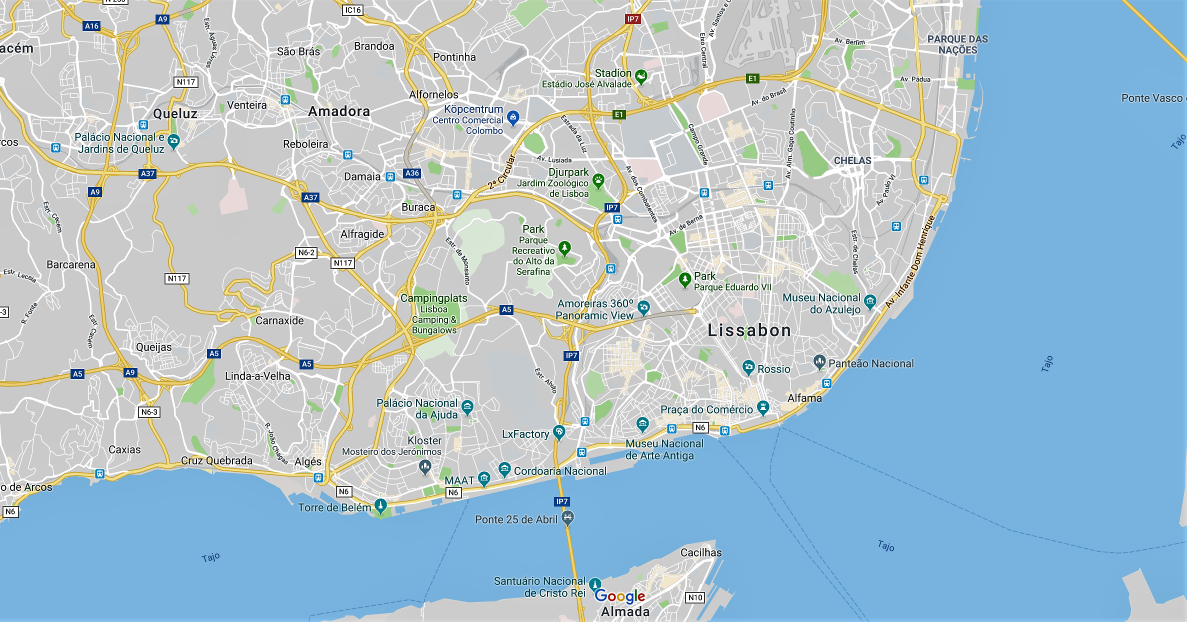
#> input picture group16/map.png, 2374 x 1243 px (shown at 1/2 size)
$ python MultiUber.py   (older library calls are emulated)
#> lines starting #> are read from the running program, lines starting #| are printed output that depends on the picture
### group16/ant.py
import numpy as np
class Ant:

	def __init__(self):

		self.tour = []
		self.cost = 3000


	def add_to_tour(self, node):

		self.tour.append(node)

	def add_cost(self, cost):

		self.cost = cost

	def tour_length(self):

		return len(self.tour)

### group16/MultiUber.py
import networkx as nx
import random as rd
from operator import itemgetter
from scipy.misc import imread
import matplotlib.pyplot as plt
import numpy as np
import math
from ant import Ant


# LISBOA PROPERTIES__________________________________________________________________________________________________

LISBOA_LOC = ["Camping", "Estádio José Alvalade", "Amadora", "Queluz","Caxias","Queijas", "LX Factory", "Alfama", "Santos", " Rossio", "Marques de Pompal", "Campo de Ourique", "Instituto", "Estrela", "Cais de sodre", "Jardim Zoológico","Prazeres", "Airport", "Amoreiras", "Martim Moniz", "Intendente", "Belem", "Alto da ajuda", "Alges", "Almada", "Xabregas", "Colombo"]
coordinates = [(863,618),(1279,156),(678,255),(334,218),(195,937),(311, 697), (1115, 862), (1647, 711), (1347, 862), (1501, 739), (1389, 614), (1187, 751), (1506, 481), (1301, 753), (1455,865), (1192,360), (1204, 854), (1528, 75), (1283, 615), (1545, 767), (1541, 633) ,(849, 993), (927, 807), (607, 951), (1237, 1220), (1861, 261), (1017, 241)]


# CREATE A MODEL______________________________________________________________________________________________

def create_Model():
    x = []
    y = []
    for node in coordinates:
        x.append(node[0])
        y.append(node[1])
    n = len(x)
    distance_matrix = np.zeros((n,n))

    for i in range(n):
        for j in range(i,n):
            distance_matrix[i][j] = math.sqrt(((x[i]-x[j])**2)+((y[i]-y[j])**2))
            distance_matrix[j][i] = distance_matrix[i][j]

    return(n, x, y, distance_matrix)


# ANT COLONY OPTIMIZATION_____________________________________________________________________________

def Roulette(P):
    r = rd.uniform(0,1)
    C = np.cumsum(P)
    j = np.where(r<=C)[0][0]

    return(j)


def tour_length(tour, D):
    n = len(tour)

    the_tour = tour.copy()
    the_tour.append(tour[0])

    L = 0
    for i in range(n):
        L = L + D[the_tour[i],the_tour[i+1]]

    return(L)


def multi_parameters(n, number_ants):

#> called with n = 10, number_ants = 4
    nc = int(round(n/number_ants))      # Number of customers for each car, accept from the last
    nc_last = int(n-(number_ants-1)*nc) # Number of customers for last car
    nodes_per_ant = []
    for i in range(number_ants-1):
        nodes_per_ant.append(nc)
    nodes_per_ant.append(nc_last)

    return(nodes_per_ant)


def info_and_tours(best_costs, start_nodes, number_ants, best_solutions):
    B = np.sum(best_costs, axis = 0)
    LISBOA = np.asarray(LISBOA_LOC)
    last_locations = []
    best_tours = []
    be = 0
    for i in range(number_ants):
        best_tours.append(best_solutions[i].tour)
        last_locations.append(best_solutions[i].tour[-1])
        be += best_solutions[i].cost
    print('Start positions: ', LISBOA[start_nodes])
    print('Last Coustomer: ', LISBOA[last_locations])
    print('Best solution found in iteration: ', np.argmin(B))
    print('Best cost value: ', B[np.argmin(B)])
    print('Sum of best solutions cost values, to compare with above: ',be)

    return(best_tours)


def find_other_tours(ant, number_ants, ant_k):
    others = []
    for a in range(number_ants):
        if a != ant_k:
            others.append(ant[a].tour)
    others = [s for sublist in others for s in sublist]
    return(others)


def ACO(number_loc, number_cars, D, max_it, start_nodes, resturants, customers):
    # Parameters
    number_of_orders = len(resturants)
    n = number_loc
    Q = 1
    tau_0 = 10*Q/(n*np.mean(D))     # Initial Phromone
    alpha = 1                       # Phromone Exponential Weight
    beta = 1                        # Heuristic Exponential Weight
    rho = 0.05                      # Evaporation rate

    # Multi cars parameteres
    number_ants = number_cars
    nodes_per_ant = multi_parameters(number_of_orders, number_ants)
    print("Nodes per ant", nodes_per_ant)

    # Initialization
    tau = np.ones((n,n))*tau_0      # Phromone Matrix
    eta = np.zeros((n,n))           # Heuristic Information Matrix
    for i in range(n):
        for j in range(n):
            if i != j:
                d_ij = D[i][j]
                eta[i][j] = 1/d_ij

    best_costs = np.zeros((number_ants, max_it))      # Array to hold best cost values

    # Best ant
    best_solutions = []
    for d in range(number_ants):
        a = Ant()
        a.cost = np.inf
        best_solutions.append(a)


    # Iterations
    for it in range(max_it):
        # Create Ant colony
        ant = []
        for a in range(number_ants):
            the_ant = Ant()
            the_ant.add_to_tour(start_nodes[a])

            ant.append(the_ant)

        # Move ants
        for k in range(number_ants):

            other_ant_tours = find_other_tours(ant, number_ants, k)

            while len(ant[k].tour) <= nodes_per_ant[k]*2:
                i = ant[k].tour[-1]
                P = (np.asarray(tau[i,:])**alpha)*(np.asarray(eta[i,:])**beta)
                # Not allowed to choose a node that have been visited before
                P[ant[k].tour] = 0
                # Not allowed to choose a next node that is not a resturant
                P[customers] = 0
                # Not allowed to choose a next node where other ants has been at
                P[other_ant_tours] = 0
                # Only allowed to choose a next node that is a resutrant that has an order
                for i in range(n):
                    if i not in resturants:
                        P[i] = 0

                P = P/np.sum(P)

                new_resturant = Roulette(P)

                i=0
                for resturant in resturants:
                    if resturant == new_resturant:
                        new_customer = customers[i]
                    i+=1


                ant[k].add_to_tour(new_resturant)
                ant[k].add_to_tour(new_customer)

            ant[k].cost = tour_length(ant[k].tour, D)

        cost_sum = 0
        best_cost_sum = 0
        for k in range(number_ants):
            cost_sum += ant[k].cost
            best_cost_sum += best_solutions[k].cost

        if cost_sum < best_cost_sum:
            for k in range(number_ants):
                best_solutions[k] = ant[k]

        # Update Phromones, this is where the cooperation is done
        for k in range(number_ants):
            tour = ant[k].tour.copy()    # Erase copy() to add start node as end node
            tour.append(tour[0])

            number_of_orders_for_this_ant = nodes_per_ant[k]

            for l in range(number_of_orders_for_this_ant):
                i = tour[l]
                j = tour[l+1]

                tau[i][j] = tau[i][j]+Q/ant[k].cost

        # Evaporation
        tau = (1-rho)*tau

        # Store Best Cost
        for k in range(number_ants):
            best_costs[k][it] = best_solutions[k].cost

        # Show iteration information
        total_best_cost = np.sum(best_costs, axis = 0)
        print('Iteration', it, ': Best Cost = ', total_best_cost[it])

    best_tours = info_and_tours(best_costs, start_nodes, number_ants, best_solutions)

    return(best_tours)


# CALCULATE MIDSTEPS BETWEEN RESTAURANT AND CUSTUMER___________________________________________________

def calc_steps(start, end, dist, step_size):
    start_node = coordinates[start]
    end_node = coordinates[end]
    nr_steps = int(round(dist/step_size))
    x_span = abs(end_node[0]-start_node[0])
    x_step = x_span/nr_steps
    y_span = abs(end_node[1]-start_node[1])
    y_step = y_span/nr_steps
    x_coordinates = []
    y_coordinates = []

    if end_node[0] >= start_node[0] and end_node[1] >= start_node[1]:
        lx = 0
        ly = 0
        for i in range(nr_steps):
            x = start_node[0] + lx
            x_coordinates.append(x)
            lx += x_step
            y = start_node[1] + ly
            y_coordinates.append(y)
            ly += y_step
        x_coordinates.append(end_node[0])
        y_coordinates.append(end_node[1])

    if end_node[0] < start_node[0] and end_node[1] >= start_node[1]:
        lx = 0
        ly = 0
        for i in range(nr_steps):
            x = start_node[0] - lx
            x_coordinates.append(x)
            lx += x_step
            y = start_node[1] + ly
            y_coordinates.append(y)
            ly += y_step
        x_coordinates.append(end_node[0])
        y_coordinates.append(end_node[1])

    if end_node[0] >= start_node[0] and end_node[1] < start_node[1]:
        lx = 0
        ly = 0
        for i in range(nr_steps):
            x = start_node[0] + lx
            x_coordinates.append(x)
            lx += x_step
            y = start_node[1] - ly
            y_coordinates.append(y)
            ly += y_step
        x_coordinates.append(end_node[0])
        y_coordinates.append(end_node[1])

    if end_node[0] < start_node[0] and end_node[1] < start_node[1]:
        lx = 0
        ly = 0
        for i in range(nr_steps):
            x = start_node[0] - lx
            x_coordinates.append(x)
            lx += x_step
            y = start_node[1] - ly
            y_coordinates.append(y)
            ly += y_step
        x_coordinates.append(end_node[0])
        y_coordinates.append(end_node[1])

    return(x_coordinates, y_coordinates)


# FIND ALL MIDSTEPS FOR ALL CARS AND ROUTES ___________________________________________________

def find_midsteps(solutions, D, stepsize):
    all_moves = []
    for i in range(len(solutions)):
        x_per_car = []
        y_per_car = []
        sol = solutions[i]
        midsteps = []
        for j in range(len(sol)-1):
            start = sol[j]
            end = sol[j+1]
            distance = D[start][end]
            x_steps, y_steps = calc_steps(start, end, distance, stepsize)
            x_per_car.append(x_steps)
            y_per_car.append(y_steps)

        x_car = [item for sublist in x_per_car for item in sublist]
        y_car = [item for sublist in y_per_car for item in sublist]
        all_moves.append((x_car,y_car))

    return(all_moves)


# ADJUST THE ROUTES FOR FACILITATING THE PLOTTING PROCESS ___________________________________________________

def adjust_for_plot(solutions, D, stepsize):
    all_moves = find_midsteps(solutions, D, stepsize)
    all_adjusted_moves = all_moves.copy()
    lengths = []

    for route in all_moves:
        l = len(route[0])
        lengths.append(l)
    max_l = lengths[np.argmax(np.asarray(lengths))]

    for r in range(len(all_moves)):
        route = all_moves[r]

        # If route shorther than the longest one, add end point until equal length
        if len(route[0]) < max_l:
            diff = max_l-len(route[0])
            last_x = route[0][-1]
            last_y = route[1][-1]
            for i in range(diff):
                all_adjusted_moves[r][0].append(last_x)
                all_adjusted_moves[r][1].append(last_y)

    return(all_adjusted_moves)


# PLOTTING_____________________________________________________________________________________________________

def plot_solution(x, y, solution_routes, resturants, customers, start_nodes, D, stepsize):
#> called with resturants = array of shape (10,), customers = array of shape (10,), start_nodes = array of shape (4,), stepsize = 50
    img = plt.imread("map.png")                     # Read in map of Lisbon
#> img is the input picture: shape (1243, 2374, 3) float32; mean R, G, B 0.673, 0.771, 0.795
    implot = plt.imshow(img)

    x_resturants = np.asarray(x)[resturants]
    y_resturants = np.asarray(y)[resturants]

    x_customers = np.asarray(x)[customers]
    y_customers = np.asarray(y)[customers]

    x_start = np.asarray(x)[start_nodes]
    y_start = np.asarray(y)[start_nodes]

    # Plot start nodes, restaurants and customers in different colors
    plt.scatter(x=x_start, y=y_start, c='black', s=60, marker='>', label = 'Start nodes')
    plt.scatter(x=x_resturants, y=y_resturants, c='coral', s=60, marker ='D', label = 'Resturants')
    plt.scatter(x=x_customers, y=y_customers, c = 'mediumblue', s=60, marker = 'D', label = 'Customers')
    plt.legend()

    # Adjust the routs to equal length for the plotting
    all_adjusted_moves = adjust_for_plot(solution_routes, D, stepsize)
    colors = ['fuchsia', 'red', 'darkviolet', 'blue']

    # Figure properties
    plt.title('Lisbon map')
    plt.xlabel('x coordinate')
    plt.ylabel('y coordinate')

    if len(all_adjusted_moves) == 4:
        route1, route2 = all_adjusted_moves[0], all_adjusted_moves[1]
        route3, route4 = all_adjusted_moves[2], all_adjusted_moves[3]

        x1, y1, x2, y2 = route1[0], route1[1], route2[0], route2[1]
        x3, y3, x4, y4 = route3[0], route3[1], route4[0], route4[1]

        # Plot all routs for all cars as times goes on
        for i in range(len(x1)):
            x_val1, y_val1 = x1[i], y1[i]
            x_val2, y_val2 = x2[i], y2[i]
            x_val3, y_val3 = x3[i], y3[i]
            x_val4, y_val4 = x4[i], y4[i]
            plt.scatter(x_val1, y_val1, c = colors[0], s = 10, marker = 'h')
            plt.scatter(x_val2, y_val2, c = colors[1], s = 10, marker = 'h')
            plt.scatter(x_val3, y_val3, c = colors[2], s = 10, marker = 'h')
            plt.scatter(x_val4, y_val4, c = colors[3], s = 10, marker = 'h')
            plt.pause(0.05)
#> this loop made 109 passes
#> pass 1, in plot_solution, `plt.pause(0.05)`:
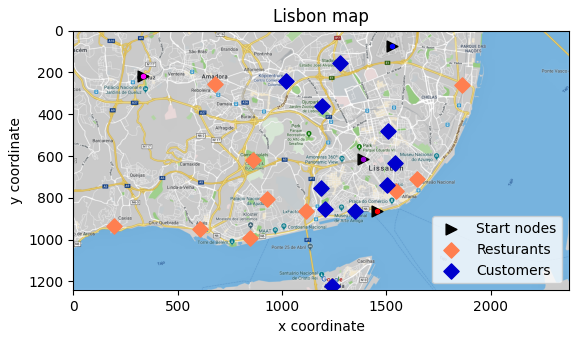
#> figure drawn by matplotlib, 1 panel

        plt.show()
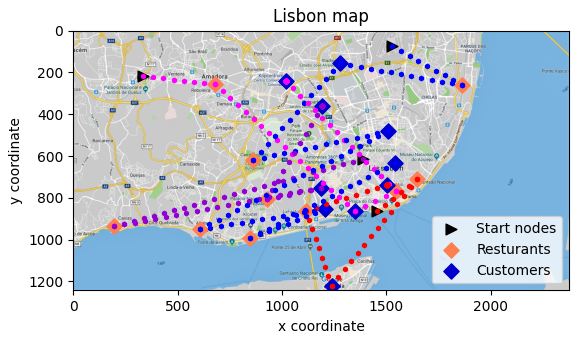
#> figure drawn by matplotlib, 1 panel


    elif len(all_adjusted_moves) == 3:
        route1, route2 = all_adjusted_moves[0], all_adjusted_moves[1]
        route3 = all_adjusted_moves[2]

        x1, y1, x2, y2 = route1[0], route1[1], route2[0], route2[1]
        x3, y3 = route3[0], route3[1]

        # Plot all routs for all cars as times goes on
        for i in range(len(x1)):
            x_val1, y_val1 = x1[i], y1[i]
            x_val2, y_val2 = x2[i], y2[i]
            x_val3, y_val3 = x3[i], y3[i]
            plt.scatter(x_val1, y_val1, c = colors[0], s = 10, marker = 'h')
            plt.scatter(x_val2, y_val2, c = colors[1], s = 10, marker = 'h')
            plt.scatter(x_val3, y_val3, c = colors[2], s = 10, marker = 'h')
            plt.pause(0.05)

        plt.show()


    elif len(all_adjusted_moves) == 2:
        route1, route2 = all_adjusted_moves[0], all_adjusted_moves[1]
        x1, y1, x2, y2 = route1[0], route1[1], route2[0], route2[1]

        # Plot all routs for all cars as times goes on
        for i in range(len(x1)):
            x_val1, y_val1 = x1[i], y1[i]
            x_val2, y_val2 = x2[i], y2[i]
            plt.scatter(x_val1, y_val1, c = colors[0], s = 10, marker = 'h')
            plt.scatter(x_val2, y_val2, c = colors[1], s = 10, marker = 'h')
            plt.pause(0.05)

        plt.show()


# CREATE RESTURANTS, COSTUMER AND START NODES________________________________________________________

def create_rcs_nodes(n, nr_of_ants):
    locations = list(range(n))
    rd.shuffle(locations)

    nr_of_startnodes = nr_of_ants
    nr_resturants = nr_customers = round((n -  nr_of_ants)/2)
    start_nodes, resturants, customers = np.split(locations, [nr_of_startnodes, nr_of_startnodes+nr_resturants])

    print("Start nodes", start_nodes)
    print("Possible resturants", resturants)
    print("Possible customers", customers)

    return (start_nodes, resturants, customers)


# CREATE CUSTOMER DISTRIBUTION_____________________________________________________________________

def create_customer_distribution(n, number_of_cust, number_of_ants):
    # Create initial customer distribution
    start_nodes, resturants_nodes, custumers_nodes = create_rcs_nodes(n, number_of_ants)

    resturants = np.random.choice(resturants_nodes, number_of_cust, replace=False)
    customers = np.random.choice(custumers_nodes, number_of_cust, replace=False)

    print("Start nodes", start_nodes)
    print("Resturants orders", resturants)
    print("Customers", customers)

    return (start_nodes, resturants, customers)


# MAIN PROGRAM____________________________________________________________________________________

def main(max_iterations, m, number_of_cust, midstep_size):
    if m == 4 or m == 2 or m == 3:
        n, x, y, D = create_Model()
        start_nodes, resturants, customers = create_customer_distribution(n, number_of_cust,m)

        # Planning, solving matematical problem and negotiations between agents
        sol_tours = ACO(n, m, D, max_iterations, start_nodes, resturants, customers)
        print(sol_tours)
        plot_solution(x,y,sol_tours, resturants, customers, start_nodes, D, midstep_size)

    else:
        print('The number of cars must either be 2, 3 or 4!')


# CHOOSE PARAMETER VALUS AND RUN THE PROGRAM_______________________________________________________________

max_iterations = 150
m = 4                     # Number of cars, either 2, 3 or 4
number_of_ants = m        # The ants are working for the cars to find the shortest rout all together
number_of_cust = 10       # Number of customers, max(n/2)
midstep_size = 50         # Stepsize for the plotting

main(max_iterations, number_of_ants, number_of_cust, midstep_size)
